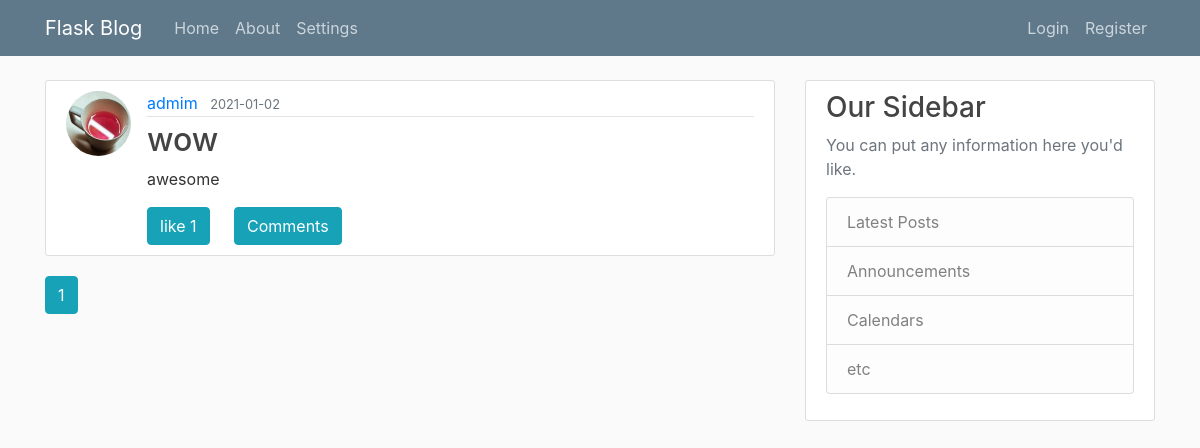
Page /home on the earlier database version.
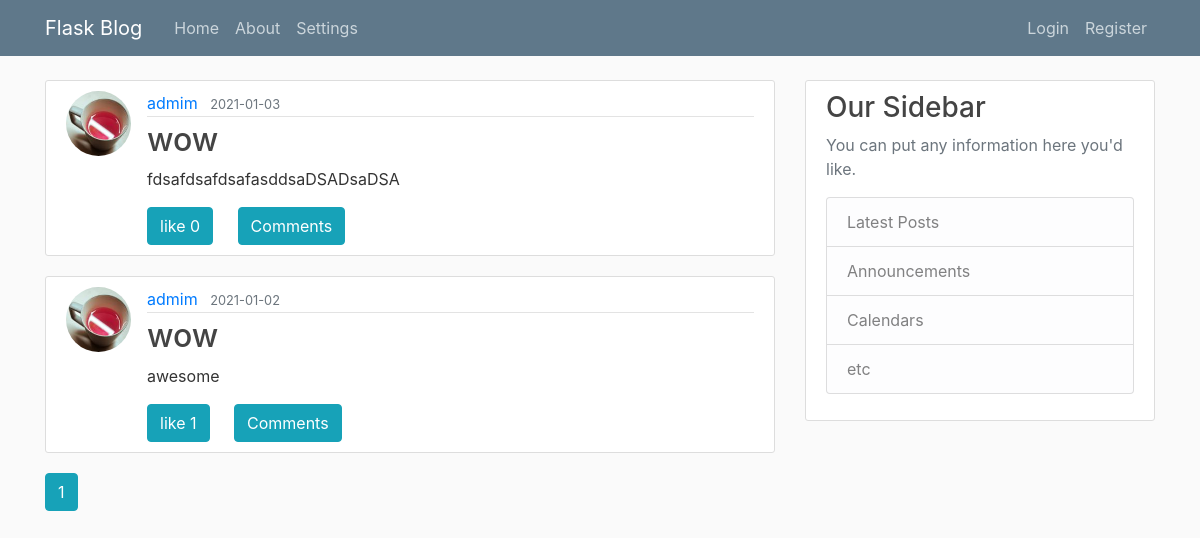
Same page on the later database version.
### flaskblog/models.py (models this page shows, shortened)
class Post(db.Model):
    id = db.Column(db.Integer, primary_key=True)
    title = db.Column(db.String(100), nullable=False)
    date_posted = db.Column(db.DateTime, nullable=False, default=datetime.now)
    content = db.Column(db.Text, nullable=False)
    user_id = db.Column(db.Integer, db.ForeignKey('user.id'), nullable=False)
    likes = db.Column(db.Integer, default = 0)

class User(db.Model, UserMixin):
    id = db.Column(db.Integer, primary_key=True)
    username = db.Column(db.String(20), unique=True, nullable=False)
    email = db.Column(db.String(120), unique=True, nullable=False)
    image_file = db.Column(db.String(20), nullable=False, default='default.jpg')
    password = db.Column(db.String(60), nullable=False)
    posts = db.relationship('Post', backref='author', lazy=True)
    comments = db.relationship('Comment', backref='author', lazy=True)

### flaskblog/main/routes.py (the view)
@main.route("/")
@main.route("/home")
def home():
    page = request.args.get('page', 1, type=int)
    posts = Post.query.order_by(Post.date_posted.desc()).paginate(page=page, per_page=5)
    return render_template('home.html', posts=posts, test=True)

### flaskblog/templates/home.html (shortened to what this page needs)
{% extends "layout.html" %}
{% block content %}
    {% for post in posts.items %}
        <article class="media content-section">
          <img class="rounded-circle article-img" src="{{ url_for('static', filename='profile_pics/' + post.author.image_file) }}">
          <div class="media-body article-body">
            <div class="article-metadata">
              <a class="mr-2" href="{{ url_for('users.user_posts', username=post.author.username) }}">{{ post.author.username }}</a>
              <small class="text-muted">{{ post.date_posted.strftime('%Y-%m-%d') }}</small>
            </div>
            <h2><a class="article-title" href="{{ url_for('posts.post', post_id=post.id) }}">{{ post.title }}</a></h2>
            <p class="article-content">{{ post.content }}</p>
            <div>
                <span class="btn btn-info like" ref="{{post.id}}">
                    like
                    <span id="like_count{{post.id}}" >{{post.likes}}</span>
                </span>
                <button type="button" class="btn btn-primary btn-info comment-btn" ref="{{post.id}}" data-toggle="modal" data-target="#modal{{post.id}}">
                    Comments
                </button>
            </div>
          </div>
        </article>
    {% endfor %}
    {% for page_num in posts.iter_pages(left_edge=1, right_edge=1, left_current=1, right_current=2) %}
      {% if page_num %}
        {% if posts.page == page_num %}
          <a class="btn btn-info mb-4" href="{{ url_for('main.home', page=page_num) }}">{{ page_num }}</a>
        {% else %}
          <a class="btn btn-outline-info mb-4" href="{{ url_for('main.home', page=page_num) }}">{{ page_num }}</a>
        {% endif %}
      {% else %}
        ...
      {% endif %}
    {% endfor %}
{% endblock content %}

### flaskblog/templates/layout.html (shortened to what this page needs)
<!DOCTYPE html>
<html>
<head>
    <link rel="stylesheet" type="text/css" href="{{ url_for('static', filename='bootstrap.css') }}">
    <link rel="stylesheet" type="text/css" href="{{ url_for('static', filename='main.css') }}">
    <link rel="stylesheet" type="text/css" href="{{ url_for('static', filename='bootoast.css') }}">
</head>
<body>
    <header class="site-header">
      <nav class="navbar navbar-expand-md navbar-dark bg-steel fixed-top">
        <div class="container">
          <a class="navbar-brand mr-4" href="/">Flask Blog</a>
          <div class="collapse navbar-collapse" id="navbarToggle">
            <div class="navbar-nav mr-auto">
              <a class="nav-item nav-link" href="{{ url_for('main.home') }}">Home</a>
              <a class="nav-item nav-link" href="{{ url_for('main.about') }}">About</a>
              <a class="nav-item nav-link" href="{{ url_for('main.settings') }}">Settings</a>
            </div>
            <div class="navbar-nav">
              {% if current_user.is_authenticated %}
                <a class="nav-item nav-link" href="{{ url_for('posts.new_post') }}">New Post</a>
                <a class="nav-item nav-link" href="{{ url_for('users.account') }}">Account</a>
                <a class="nav-item nav-link" href="{{ url_for('users.logout') }}">Logout</a>
              {% else %}
                <a class="nav-item nav-link" href="{{ url_for('users.login') }}">Login</a>
                <a class="nav-item nav-link" href="{{ url_for('users.register') }}">Register</a>
              {% endif %}
            </div>
          </div>
        </div>
      </nav>
    </header>
    <main role="main" class="container">
      <div class="row">
        <div class="col-md-8">
          {% block content %}{% endblock %}
        </div>
        <div class="col-md-4">
          <div class="content-section">
            <h3>Our Sidebar</h3>
            <p class='text-muted'>You can put any information here you'd like.
              <ul class="list-group">
                <li class="list-group-item list-group-item-light">Latest Posts</li>
                <li class="list-group-item list-group-item-light">Announcements</li>
                <li class="list-group-item list-group-item-light">Calendars</li>
                <li class="list-group-item list-group-item-light">etc</li>
              </ul>
            </p>
          </div>
        </div>
      </div>
    </main>
</body>
</html>

### flaskblog/static/main.css (style rules this page uses)
body { background: #fafafa; color: #333333; margin-top: 5rem; }
h1, h2, h3, h4, h5, h6 { color: #444444; }
.bg-steel { background-color: #5f788a; }
.site-header .navbar-nav .nav-link { color: #cbd5db; }
.content-section { background: #ffffff; padding: 10px 20px; border: 1px solid #dddddd; border-radius: 3px; margin-bottom: 20px; }
.article-title { color: #444444; }
.article-body { width:100%; }
.article-content { width: 100%; word-wrap:break-word; white-space: pre-line; }
.article-img { height: 65px; width: 65px; margin-right: 16px; }
.article-metadata { padding-bottom: 1px; margin-bottom: 4px; border-bottom: 1px solid #e3e3e3 }
.like { margin-right: 20px; }

Differences in the rows shown:
added Post: image_file (picture), author.username "admim", date_posted "2021-01-03", title "wow", content "fdsafdsafdsafasddsaDSADsaDSA", likes "0"
